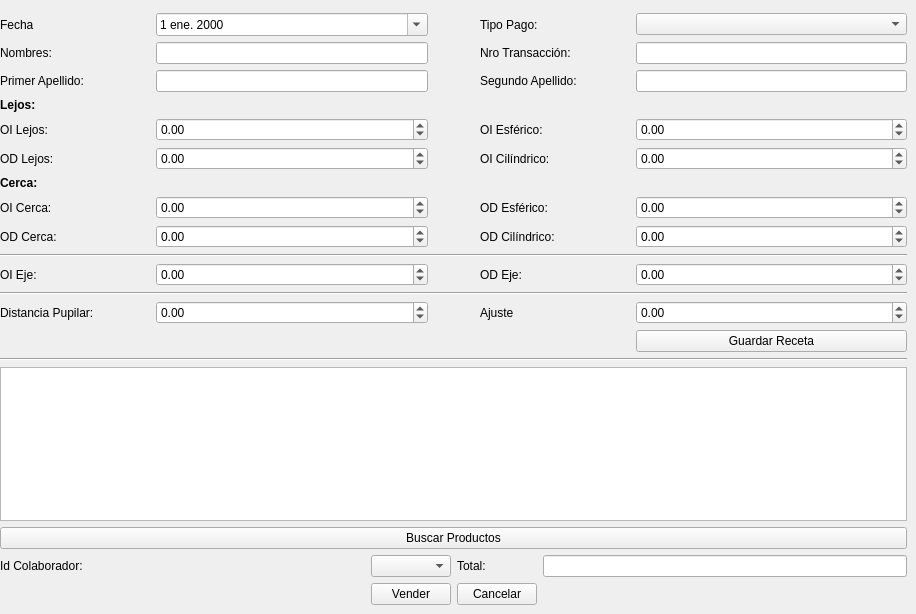
   <widget class="QWidget" name="tab">
    <attribute name="title">
     <string>Lunas</string>
    </attribute>
    <widget class="QWidget" name="layoutWidget">
     <property name="geometry">
      <rect>
       <x>0</x>
       <y>0</y>
       <width>907</width>
       <height>605</height>
      </rect>
     </property>
     <layout class="QGridLayout" name="gridLayout_2">
      <item row="4" column="0">
       <layout class="QGridLayout" name="gridLayout">
        <item row="2" column="3">
         <spacer name="horizontalSpacer_2">
          <property name="orientation">
           <enum>Qt::Horizontal</enum>
          </property>
          <property name="sizeHint" stdset="0">
           <size>
            <width>40</width>
            <height>20</height>
           </size>
          </property>
         </spacer>
        </item>
        <item row="2" column="0">
         <spacer name="horizontalSpacer">
          <property name="orientation">
           <enum>Qt::Horizontal</enum>
          </property>
          <property name="sizeHint" stdset="0">
           <size>
            <width>40</width>
            <height>20</height>
           </size>
          </property>
         </spacer>
        </item>
        <item row="2" column="1">
         <widget class="QPushButton" name="pushButton_Aceptar">
          <property name="text">
           <string>Vender</string>
          </property>
          <property name="shortcut">
           <string>Ctrl+G</string>
          </property>
         </widget>
        </item>
        <item row="2" column="2">
         <widget class="QPushButton" name="pushButton_Cancelar">
          <property name="text">
           <string>Cancelar</string>
          </property>
          <property name="shortcut">
           <string>Esc</string>
          </property>
         </widget>
        </item>
        <item row="0" column="3">
         <widget class="QLineEdit" name="le_total"/>
        </item>
        <item row="0" column="2">
         <widget class="QLabel" name="label_3">
          <property name="text">
           <string>Total:</string>
          </property>
         </widget>
        </item>
        <item row="0" column="0">
         <widget class="QLabel" name="label_2">
          <property name="text">
           <string>Id Colaborador:</string>
          </property>
         </widget>
        </item>
        <item row="0" column="1">
         <widget class="QComboBox" name="cb_idcolaborad"/>
        </item>
       </layout>
      </item>
      <item row="2" column="0">
       <widget class="QTableView" name="tv_productos">
        <property name="selectionBehavior">
         <enum>QAbstractItemView::SelectRows</enum>
        </property>
       </widget>
      </item>
      <item row="0" column="0">
       <layout class="QGridLayout" name="gridLayout_4">
        <item row="0" column="0">
         <spacer name="horizontalSpacer_4">
          <property name="orientation">
           <enum>Qt::Horizontal</enum>
          </property>
          <property name="sizeType">
           <enum>QSizePolicy::Fixed</enum>
          </property>
          <property name="sizeHint" stdset="0">
           <size>
            <width>150</width>
            <height>13</height>
           </size>
          </property>
         </spacer>
        </item>
        <item row="10" column="0">
         <widget class="QLabel" name="label_16">
          <property name="text">
           <string>OD Lejos:</string>
          </property>
         </widget>
        </item>
        <item row="22" column="0" colspan="5">
         <widget class="Line" name="line_2">
          <property name="orientation">
           <enum>Qt::Horizontal</enum>
          </property>
         </widget>
        </item>
        <item row="10" column="1">
         <widget class="QDoubleSpinBox" name="sb_odlejos">
          <property name="minimum">
           <double>-10.000000000000000</double>
          </property>
          <property name="maximum">
           <double>10.000000000000000</double>
          </property>
          <property name="singleStep">
           <double>0.010000000000000</double>
          </property>
         </widget>
        </item>
        <item row="11" column="0">
         <widget class="QLabel" name="label_30">
          <property name="font">
           <font>
            <weight>75</weight>
            <bold>true</bold>
           </font>
          </property>
          <property name="text">
           <string>Cerca:</string>
          </property>
         </widget>
        </item>
        <item row="24" column="0">
         <widget class="QLabel" name="label_19">
          <property name="text">
           <string>Distancia Pupilar:</string>
          </property>
         </widget>
        </item>
        <item row="12" column="0">
         <widget class="QLabel" name="label_5">
          <property name="text">
           <string>OI Cerca:</string>
          </property>
         </widget>
        </item>
        <item row="24" column="1">
         <widget class="QDoubleSpinBox" name="sb_distpupilar">
          <property name="minimum">
           <double>-10.000000000000000</double>
          </property>
          <property name="maximum">
           <double>10.000000000000000</double>
          </property>
          <property name="singleStep">
           <double>0.010000000000000</double>
          </property>
         </widget>
        </item>
        <item row="19" column="1">
         <widget class="QDoubleSpinBox" name="sb_oieje">
          <property name="minimum">
           <double>-10.000000000000000</double>
          </property>
          <property name="maximum">
           <double>10.000000000000000</double>
          </property>
          <property name="singleStep">
           <double>0.010000000000000</double>
          </property>
         </widget>
        </item>
        <item row="19" column="4">
         <widget class="QDoubleSpinBox" name="sb_odeje">
          <property name="minimum">
           <double>-10.000000000000000</double>
          </property>
          <property name="maximum">
           <double>10.000000000000000</double>
          </property>
          <property name="singleStep">
           <double>0.010000000000000</double>
          </property>
         </widget>
        </item>
        <item row="5" column="4">
         <widget class="QComboBox" name="cb_tipopago"/>
        </item>
        <item row="6" column="1">
         <widget class="QLineEdit" name="le_nombres"/>
        </item>
        <item row="6" column="4">
         <widget class="QLineEdit" name="le_nrodoc"/>
        </item>
        <item row="7" column="1">
         <widget class="QLineEdit" name="le_primerApellido"/>
        </item>
        <item row="5" column="1">
         <widget class="QDateEdit" name="dateEdit_fecha">
          <property name="sizePolicy">
           <sizepolicy hsizetype="Expanding" vsizetype="Fixed">
            <horstretch>0</horstretch>
            <verstretch>0</verstretch>
           </sizepolicy>
          </property>
          <property name="locale">
           <locale language="Spanish" country="UnitedStates"/>
          </property>
          <property name="calendarPopup">
           <bool>true</bool>
          </property>
         </widget>
        </item>
        <item row="24" column="3">
         <widget class="QLabel" name="label_26">
          <property name="text">
           <string>Ajuste</string>
          </property>
         </widget>
        </item>
        <item row="15" column="0" colspan="5">
         <widget class="Line" name="line">
          <property name="orientation">
           <enum>Qt::Horizontal</enum>
          </property>
         </widget>
        </item>
        <item row="0" column="4">
         <spacer name="horizontalSpacer_12">
          <property name="orientation">
           <enum>Qt::Horizontal</enum>
          </property>
          <property name="sizeType">
           <enum>QSizePolicy::Fixed</enum>
          </property>
          <property name="sizeHint" stdset="0">
           <size>
            <width>150</width>
            <height>13</height>
           </size>
          </property>
         </spacer>
        </item>
        <item row="7" column="3">
         <widget class="QLabel" name="label_29">
          <property name="text">
           <string>Segundo Apellido:</string>
          </property>
         </widget>
        </item>
        <item row="7" column="4">
         <widget class="QLineEdit" name="le_segundoApellido"/>
        </item>
        <item row="6" column="3">
         <widget class="QLabel" name="label_13">
          <property name="text">
           <string>Nro Transacción:</string>
          </property>
         </widget>
        </item>
        <item row="0" column="3">
         <spacer name="horizontalSpacer_11">
          <property name="orientation">
           <enum>Qt::Horizontal</enum>
          </property>
          <property name="sizeType">
           <enum>QSizePolicy::Fixed</enum>
          </property>
          <property name="sizeHint" stdset="0">
           <size>
            <width>150</width>
            <height>13</height>
           </size>
          </property>
         </spacer>
        </item>
        <item row="0" column="2">
         <spacer name="horizontalSpacer_8">
          <property name="orientation">
           <enum>Qt::Horizontal</enum>
          </property>
          <property name="sizeType">
           <enum>QSizePolicy::Fixed</enum>
          </property>
          <property name="sizeHint" stdset="0">
           <size>
            <width>40</width>
            <height>13</height>
           </size>
          </property>
         </spacer>
        </item>
        <item row="5" column="0">
         <widget class="QLabel" name="label_12">
          <property name="text">
           <string>Fecha</string>
          </property>
         </widget>
        </item>
        <item row="5" column="3">
         <widget class="QLabel" name="label_14">
          <property name="text">
           <string>Tipo Pago:</string>
          </property>
         </widget>
        </item>
        <item row="9" column="1">
         <widget class="QDoubleSpinBox" name="sb_oilejos">
          <property name="minimum">
           <double>-10.000000000000000</double>
          </property>
          <property name="maximum">
           <double>10.000000000000000</double>
          </property>
          <property name="singleStep">
           <double>0.010000000000000</double>
          </property>
         </widget>
        </item>
        <item row="9" column="0">
         <widget class="QLabel" name="label_24">
          <property name="text">
           <string>OI Lejos:</string>
          </property>
         </widget>
        </item>
        <item row="19" column="0">
         <widget class="QLabel" name="label_10">
          <property name="text">
           <string>OI Eje:</string>
          </property>
         </widget>
        </item>
        <item row="0" column="1">
         <spacer name="horizontalSpacer_7">
          <property name="orientation">
           <enum>Qt::Horizontal</enum>
          </property>
          <property name="sizeType">
           <enum>QSizePolicy::Fixed</enum>
          </property>
          <property name="sizeHint" stdset="0">
           <size>
            <width>150</width>
            <height>13</height>
           </size>
          </property>
         </spacer>
        </item>
        <item row="19" column="3">
         <widget class="QLabel" name="label_11">
          <property name="text">
           <string>OD Eje:</string>
          </property>
         </widget>
        </item>
        <item row="6" column="0">
         <widget class="QLabel" name="label_25">
          <property name="text">
           <string>Nombres:</string>
          </property>
         </widget>
        </item>
        <item row="26" column="0" colspan="5">
         <widget class="Line" name="line_3">
          <property name="orientation">
           <enum>Qt::Horizontal</enum>
          </property>
         </widget>
        </item>
        <item row="7" column="0">
         <widget class="QLabel" name="label_21">
          <property name="text">
           <string>Primer Apellido:</string>
          </property>
         </widget>
        </item>
        <item row="12" column="1">
         <widget class="QDoubleSpinBox" name="sb_oicerca">
          <property name="minimum">
           <double>-10.000000000000000</double>
          </property>
          <property name="maximum">
           <double>10.000000000000000</double>
          </property>
          <property name="singleStep">
           <double>0.010000000000000</double>
          </property>
         </widget>
        </item>
        <item row="8" column="0">
         <widget class="QLabel" name="label_27">
          <property name="font">
           <font>
            <weight>75</weight>
            <bold>true</bold>
           </font>
          </property>
          <property name="text">
           <string>Lejos:</string>
          </property>
         </widget>
        </item>
        <item row="13" column="1">
         <widget class="QDoubleSpinBox" name="sb_odcerca">
          <property name="minimum">
           <double>-10.000000000000000</double>
          </property>
          <property name="maximum">
           <double>10.000000000000000</double>
          </property>
          <property name="singleStep">
           <double>0.010000000000000</double>
          </property>
         </widget>
        </item>
        <item row="13" column="0">
         <widget class="QLabel" name="label_7">
          <property name="text">
           <string>OD Cerca:</string>
          </property>
         </widget>
        </item>
        <item row="9" column="3">
         <widget class="QLabel" name="label_28">
          <property name="text">
           <string>OI Esférico:</string>
          </property>
         </widget>
        </item>
        <item row="10" column="3">
         <widget class="QLabel" name="label_6">
          <property name="text">
           <string>OI Cilíndrico:</string>
          </property>
         </widget>
        </item>
        <item row="9" column="4">
         <widget class="QDoubleSpinBox" name="sb_oiesferico">
          <property name="minimum">
           <double>-10.000000000000000</double>
          </property>
          <property name="maximum">
           <double>10.000000000000000</double>
          </property>
          <property name="singleStep">
           <double>0.010000000000000</double>
          </property>
         </widget>
        </item>
        <item row="10" column="4">
         <widget class="QDoubleSpinBox" name="sb_oicilindrico">
          <property name="minimum">
           <double>-10.000000000000000</double>
          </property>
          <property name="maximum">
           <double>10.000000000000000</double>
          </property>
          <property name="singleStep">
           <double>0.010000000000000</double>
          </property>
         </widget>
        </item>
        <item row="12" column="3">
         <widget class="QLabel" name="label_8">
          <property name="text">
           <string>OD Esférico:</string>
          </property>
         </widget>
        </item>
        <item row="13" column="3">
         <widget class="QLabel" name="label_9">
          <property name="text">
           <string>OD Cilíndrico:</string>
          </property>
         </widget>
        </item>
        <item row="12" column="4">
         <widget class="QDoubleSpinBox" name="sb_odesferico">
          <property name="minimum">
           <double>-10.000000000000000</double>
          </property>
          <property name="maximum">
           <double>10.000000000000000</double>
          </property>
          <property name="singleStep">
           <double>0.010000000000000</double>
          </property>
         </widget>
        </item>
        <item row="13" column="4">
         <widget class="QDoubleSpinBox" name="sb_odcilindrico">
          <property name="minimum">
           <double>-10.000000000000000</double>
          </property>
          <property name="maximum">
           <double>10.000000000000000</double>
          </property>
          <property name="singleStep">
           <double>0.010000000000000</double>
          </property>
          <property name="value">
           <double>0.000000000000000</double>
          </property>
         </widget>
        </item>
        <item row="24" column="4">
         <widget class="QDoubleSpinBox" name="doubleSpinBox">
          <property name="minimum">
           <double>-10.000000000000000</double>
          </property>
          <property name="maximum">
           <double>10.000000000000000</double>
          </property>
          <property name="singleStep">
           <double>0.010000000000000</double>
          </property>
         </widget>
        </item>
        <item row="25" column="4">
         <widget class="QPushButton" name="pb_buscar">
          <property name="text">
           <string>Guardar Receta</string>
          </property>
         </widget>
        </item>
       </layout>
      </item>
      <item row="3" column="0">
       <widget class="QPushButton" name="pb_buscaprod">
        <property name="text">
         <string>Buscar Productos</string>
        </property>
       </widget>
      </item>
     </layout>
    </widget>
   </widget>
